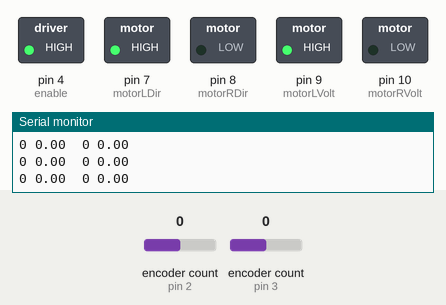
Bench run of a sketch on a simulated Arduino Uno, built with avr-gcc and run on an emulated ATmega328P. On the bench: switched loads named in the sketch (green lamp = pin HIGH), the last lines printed to the serial monitor. The test bench sets the inputs (shaded band); at power-on: encoder count (sensors on pin 2, pin 3) 0.

Above: at 1.2 s.
1.3 s: encoder count (sensor on pin 2) set to 1
At 1.8 s:
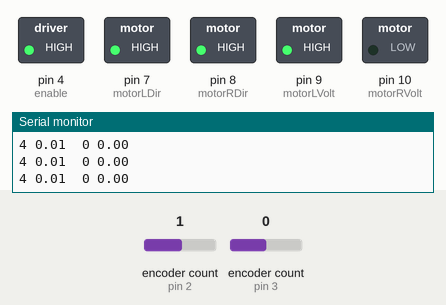
2.8 s: encoder count (sensor on pin 2) set to 0
At 4.0 s:
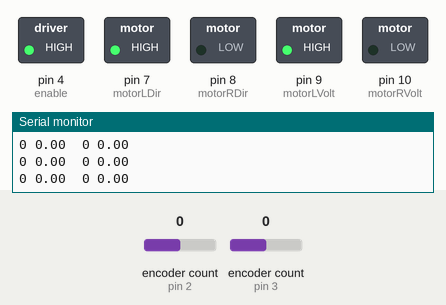
4.3 s: encoder count (sensor on pin 2) set to 4
At 5.3 s:
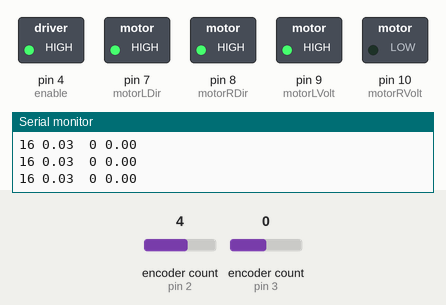
5.8 s: encoder count (sensor on pin 2) set to 8
At 6.84 s:
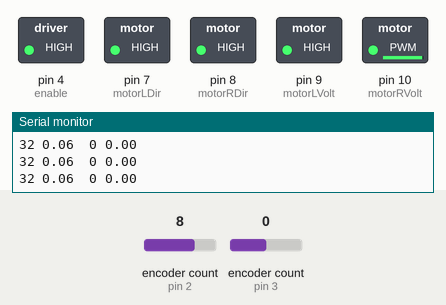
8.8 s: encoder count (sensor on pin 3) set to 4
10.3 s: encoder count (sensor on pin 3) set to 8
At 10.8 s:
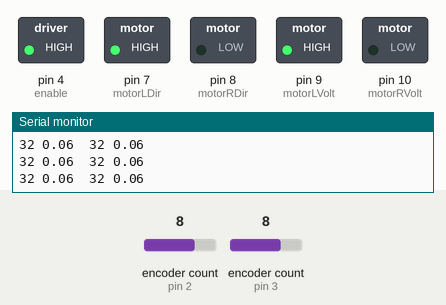
Timing chart, 0 to 12.8 s (numbered marks = the images above; inputs shaded):
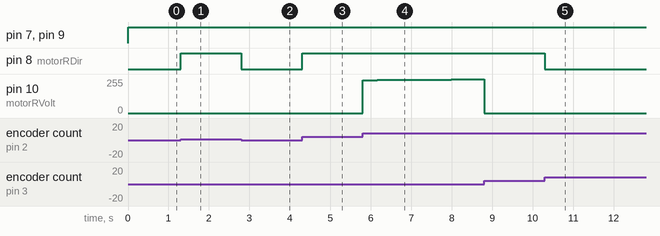

Measured:
- after the input at 1.3 s, pin 8 (motorRDir): LOW → HIGH at once
- after the input at 2.8 s, pin 8 (motorRDir): HIGH → LOW at once
- after the input at 4.3 s, pin 8 (motorRDir): LOW → HIGH at once
- after the input at 5.8 s, pin 10 (motorRVolt): moves from 0/255 to 253/255 over 2.6 s, starting at once
- after the input at 10.3 s, pin 8 (motorRDir): HIGH → LOW at once

The sketch:

distance.ino
```cpp
#include "DualMC33926MotorShield.h"
#include <Wire.h>
#include <Encoder.h>

#define ENCODER_OPTIMIZE_INTERRUPTS
#define COUNTS_PER_ROTATION 3200
#define SLAVE_ADDRESS 0x04

// define the pins
//HELLO WORLSD
DualMC33926MotorShield md;
#define ENCL1_LEFT 2
#define ENCL2_LEFT 5
#define ENCR1_RIGHT 3
#define ENCR2_RIGHT 6
Encoder motorRight (ENCR1_RIGHT, ENCR2_RIGHT);
Encoder motorLeft (ENCL1_LEFT, ENCL2_LEFT);

// define the motor pins
int enable = 4;
int motorLVolt = 9;
int motorRVolt = 10;
int motorLDir = 7;
int motorRDir = 8;
int statusFlag = 12;

//Left Wheel Variables
float thetaLeft = 0.0;
float desiredThetaLeft;
float errorLeft;
float voltageLeft;
int stepLeft;

//Right Wheel Variable
float thetaRight = 0.0;
float errorRight;
float voltageRight;
int stepRight;

//Distance Variable
float errorDistance;
float voltageDistance;
float stepDistance;
float shutOffDistance = 5;

// Controls variables
float shutOffError = 0.05;
float Kp = 4;
float Ki = 1.1;
float I = 0.00;

float Kp_slave = 1;
float Ki_slave = 1.0;
float I_slave = 0.00;

float windUpTolerance = PI;
int MAX_PWM = 255;


void setup() {
  Serial.begin(115200) ;
  // set the pins
  pinMode(enable, OUTPUT);
  pinMode(motorLDir, OUTPUT);
  pinMode(motorRDir, OUTPUT);
  pinMode(motorLVolt, OUTPUT);
  pinMode(motorRVolt, OUTPUT);
  pinMode(statusFlag, INPUT);


  digitalWrite(enable, HIGH);
  analogWrite(motorLVolt, 0);
  analogWrite(motorRVolt, 0);
}

// variables
float errorSlave;
float masterVoltage;

float goto_theata;
float goto_angle = 270;

float goto_distance = 200;
float distance = 0.0;

float maxVoltage = 7;
float maxVoltageSlave = 7.3;

float period = 10;
float time_start;
float time_past;

float r = 7.5;
float AXIAL = 36.25;
float r_a = AXIAL / 2;
float u;

// where we want to go
float desiredDistance = 100;
float desiredTheta = desiredDistance / r;
// float desiredTheta = desiredDistance / r;

// void loop
void loop() {
  //Read time at the start of loop for controls
  // read the start time
  time_start = millis();

  // calculate the current position of each motor
  thetaLeft= (2*PI* motorLeft.read()) / COUNTS_PER_ROTATION;
  thetaRight= (2*PI* motorRight.read()) / COUNTS_PER_ROTATION;

  //Reading Right Encoder
  Serial.print(motorLeft.read());
  Serial.print(" ");
  Serial.print(thetaLeft);

  Serial.print("\t");
  Serial.print(motorRight.read());
  Serial.print(" ");
  Serial.print(thetaRight);
  Serial.println();

  // control master (left wheel)
  masterVoltage = drive_master(thetaLeft, thetaRight, desiredTheta, time_start, time_past);

  // control slave (left wheel)
  drive_slave(thetaLeft, thetaRight, desiredTheta, masterVoltage, time_start, time_past);

  //Calculate robot position and velocity using given quations
  time_past = time_start;

  // this will add a delay between operations
  while (millis() < time_start + period); // change this to if

}

/*
  calc_degrees
  PARAMETERS: float
  RETURN: float
  FUNCTIONALITY: This function will return the degrees of a radian
*/
float calc_degrees(float rad){
  return (rad * 180) / PI;
}

/*

  calc_radians
  PARAMETERS: float
  RETURN: float
  FUNCTIONALITY: This function will calculate the degrees and return it

*/
float calc_radians(float deg) {
  return (deg * PI) / 180;
}

/*
  drive_right()
  PARAMETERS: None
  RETURN: None
  FUNCTIONALITY: This will set the controls to drive right
*/
void drive_right(){
  digitalWrite(motorLDir, HIGH);
  digitalWrite(motorRDir, LOW);
}

/*
  drive_left()
  PARAMETERS: None
  RETURN: None
  FUNCTIONALITY: This will set the controls to drive left
*/
void drive_left(){
  digitalWrite(motorLDir, LOW);
  digitalWrite(motorRDir, HIGH);
}

/*
  drive_forward()
  PARAMETERS: None
  RETURN: None
  FUNCTIONALITY: This will set the controls to drive forward
*/
void drive_forward(){
  digitalWrite(motorLDir, HIGH);
  digitalWrite(motorRDir, HIGH);
}

/*
  drive_right()
  PARAMETERS: None
  RETURN: None
  FUNCTIONALITY: This will set the controls to drive backward
*/
void drive_backward(){
  digitalWrite(motorLDir, LOW);
  digitalWrite(motorRDir, LOW);
}

/*
  drive_master()
  PARAMETERS:
    float error -> This is the error (radians) of the current position to desired position.
    float time_start -> This is the time that the loop started at. For integrator.
    float time_past -> This is the time at the end of the loop. For integrator.
  RETURN:
  FUNCTIONALITY: this will set the voltage on the Left wheel based on the error
*/
float drive_master(float masterTheta, float SlaveTheta, float desiredTheta, float time_start, float time_past){
  // define variables
  float voltage = 0;
  float error;

  // find error
  error = desiredTheta - masterTheta;

  // assign the direction based on error sign
  if (error > 0) {
    digitalWrite(motorLDir, HIGH);
  } else {
    digitalWrite(motorLDir, LOW);
  }

  // get the abs value of the error now that direction has been assigned
  error = abs(error);

  // only drive the motor if the error is greater then the shutofferror
  if(error < shutOffError){
    // shut the control off
    analogWrite(motorLVolt, 0);
  } else {

    // implement the control to set the voltage of the motor
    // implement windUpTolerance
    if (error > windUpTolerance){
      // dont use the integrator
      I = 0;
      voltage = error * Kp;

    } else {
      // use integrator
      I = I + error * ((time_start - time_past)/1000);
      voltage = (error * Kp) + (Ki * I);
    }

    // make sure the voltage isn't more then the max voltage
    if (voltage > maxVoltage){
      voltage = maxVoltage;
    }
    // assign the voltage value to the motor
    analogWrite(motorLVolt, round(abs(voltage/maxVoltage) * MAX_PWM));
  }

  // return the voltage for the slave
  return voltage;
}

/*
  drive_slave()
  PARAMETERS:
  RETURN:
  FUNCTIONALITY: this will set the voltage on the right wheel based on the error
*/
void drive_slave(float masterTheta, float slaveTheta, float desiredTheta, float masterVoltage, float time_start, float time_past){
  // define variables
  float voltage = 0;
  float error;

  // assign error
  error = masterTheta - slaveTheta;

  // assign the direction based on error sign
  if (error > 0) {
    digitalWrite(motorRDir, HIGH);
  } else {
    digitalWrite(motorRDir, LOW);
  }

  // get the abs value of the error now that direction has been assigned
  error = abs(error);

  // only drive the motor if the error is greater then the shutofferror
  if(error < shutOffError){
    // shut the control off
    analogWrite(motorRVolt, 0);
  } else {
    // implement the control to set the voltage of the motor
    // implement windUpTolerance
    if (error > windUpTolerance){
      // dont use the integrator
      I_slave = 0;
      voltage = error * Kp_slave;
    } else {
      // use integrato
      I_slave = I_slave + error * ((time_start - time_past)/1000);
      voltage = (error * Kp_slave) + (Ki_slave * I_slave);
    }

    // add in the masters voltage
    voltage = voltage + masterVoltage;

    // make sure the voltage isn't more then the max voltage
    if (voltage > maxVoltageSlave){
      voltage = maxVoltageSlave;
    }

    // assign the voltage value to the motor
    analogWrite(motorRVolt, round(abs(voltage/maxVoltageSlave) * MAX_PWM));
  }
}


/*
  float turn_master(float masterTheta, float slaveTheta, float desiredTheta, float time_start, float time_past)
  PARAMTERS:
  RETURN: float masterVolt
  FUNCTIONALITY:
*/
float turn_master(float masterTheta, float slaveTheta, float desiredTheta, float time_start, float time_past) {
  // define variables needed
  float voltage = 0;
  float theta = (r_a * desiredTheta) / r; ;
  float error;

  // need to multiply the desired theta by 2 for turning
  // desiredTheta = ROTATIONAL_GAIN_VALUE * desiredTheta;


  // get the error
  error = theta - masterTheta;

  // if the error is positive the motor should be going forward
  // if the error is negative the motor should be going backward
  if (error > 0){
    digitalWrite(motorLDir, HIGH);
  } else {
    digitalWrite(motorLDir, LOW);
  }

  // we don't want a negative error for our calculations
  error = abs(error);

  // see if were close enough to the target to shut off control
  if (error < shutOffError){
    // dont deliver anything
    analogWrite(motorLVolt, 0);
  } else {
    // deliver something
    // check for windup tolerance
    if (error > windUpTolerance){
      I = 0;
      voltage = error * Kp;
    } else {
      // use integrator
      I = I + error * ((time_start - time_past)/1000);
      voltage = (error * Kp) + (Ki * I);
    }

    // check if the voltage is too high
    if (voltage > maxVoltage){
      voltage = maxVoltage;
    }

    // deliver power to the motor
    analogWrite(motorLVolt, round(abs(voltage/maxVoltage) * MAX_PWM));
  }

  // return the masters voltage
  return voltage;
}

/*
  void turn_slave(float masterTheta, float slaveThetat, float desiredTheta, float masterVolt, float time_start, float time_past)
  PARAMETERS:
  RETURN:
  FUNCTIONALITY:
*/
void turn_slave(float masterTheta, float slaveTheta, float desiredTheta, float masterVolt, float time_start, float time_past){
  // define variables needed
  float error_right_turn;
  float error_left_turn;
  float error;
  float voltage = 0;

  // calculate the error off the master
  error_right_turn = masterTheta - abs(slaveTheta);
  error_left_turn = abs(masterTheta) - slaveTheta;

  // print both of the errors
  // Serial.print(error_left_turn);
  // Serial.print("\t");
  // Serial.print(error_right_turn);
  // Serial.println();

  // assign the direction it needs to turn
  // desiredTheta > 0 -> turn right -> have R LOW
  // desiredTheta < 0 -> turn left
  if (desiredTheta > 0){
    if (error_right_turn > 0){
      digitalWrite(motorRDir, LOW);
    } else {
      digitalWrite(motorRDir, HIGH);
    }
  } else {
    if (error_left_turn > 0) {
      digitalWrite(motorRDir, HIGH);
    } else {
      digitalWrite(motorRDir, LOW);
    }
  }

  // dont want the error to be negative for the calculations
  error = abs(abs(masterTheta) - abs(slaveTheta));

  // see if its close enough to our desired location
  if (error < shutOffError){
    analogWrite(motorRVolt, 0);
  } else {
    // check if wind up ie check to use integrator
    if (error > windUpTolerance){
      I_slave = 0;
      voltage = error * Kp_slave;
    } else {
      // use integrator
      I_slave = I_slave + error * ((time_start - time_past)/1000);
      voltage = (error * Kp_slave) + (Ki_slave * I_slave);
    }

    // add the voltage to the masterVolt
    voltage = voltage + masterVolt;

    // check if the voltage is too high
    if (voltage > maxVoltage){
      voltage = maxVoltage;
    }

    // drive the motor
    analogWrite(motorRVolt, round(abs(voltage/maxVoltage) * MAX_PWM));
  }
}
```
